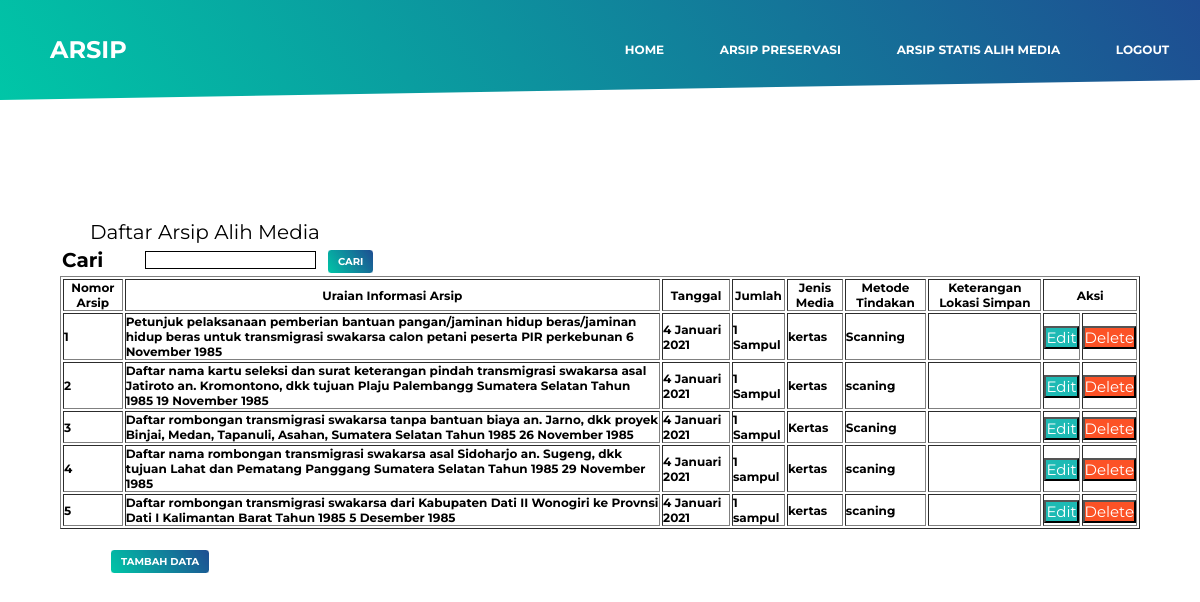
The page /arsip_statis/tampil_data.php on the database its author committed.
### tables this page shows
CREATE TABLE `arsip_statis` (
  `idarsip` int(5) NOT NULL,
  `no_arsip` int(5) NOT NULL,
  `uraian_statis` text NOT NULL,
  `tanggal_statis` varchar(255) NOT NULL,
  `jumlah_statis` varchar(25) NOT NULL,
  `jenis_media` varchar(25) NOT NULL,
  `metode_tindakan` varchar(25) NOT NULL,
  `lokasi_simpan` varchar(25) NOT NULL
);

### arsip_statis/tampil_data.php (the view, shortened to what this page needs)
<?php
	include "../koneksi.php";
?>
<!DOCTYPE html>
<html>
<head>
	<link rel="stylesheet" type="text/css" href="../css/style.css">
</head>
<body>
  <header class="site-headers">
    <nav>
      <div class="logo">
        <h1>ARSIP</h1>
      </div>
      <div class="menu_a">
        <ul>
           <li><a href="../dashboard.php">Home</a></li>
          <li><a href="../tampil_data.php">Arsip Preservasi</a></li>
          <li><a href="tampil_data.php">Arsip Statis Alih Media</a></li>
          <li><a href="../logout.php?logout-submit=logout">Logout</a></li>
        </ul>
      </div>
    </nav>
</header>
        <div id="batas">
 			<span id="text_a">Daftar Arsip Alih Media</span>
            	<?php
            		if (isset($_POST['search'])) {
							$searchKey = $_POST['search'];
							$sql = "SELECT * FROM arsip_statis where jenis_media like '%$searchKey%' or uraian_statis like '%$searchKey%' or no_arsip like '$searchKey'";
						}else{
							$sql = "SELECT * FROM arsip_statis";
						}
						$eksekusi = mysqli_query($koneksi,$sql);
            	?>
				<form action="" method="POST">
		            	<table width="50%">
			                    <td id="text_a">Cari</td>
			                    <td>
			                    	<input type="text" name="search" id="textbox">
			                    	<input type="submit" value="Cari" id="button_search">
			                    </td>
			            </table>
				</form>
	<div id="font">
		<table width="100%" border="1" collpadding = "10" collspacing ="0">
		<tr>
			<th>Nomor Arsip</th>
			<th>Uraian Informasi Arsip</th>
			<th>Tanggal</th>
			<th>Jumlah</th>
			<th>Jenis Media</th>
			<th>Metode Tindakan</th>
			<th>Keterangan Lokasi Simpan</th>
			<th colspan="2">Aksi</th>
		</tr>
		<tbody>
		<?php
			while ($tampilkan = mysqli_fetch_assoc($eksekusi)) {
		?>
				<tr>
					<td id="font"><?php echo $tampilkan['no_arsip'];?></td>
					<td id="font"><?php echo $tampilkan['uraian_statis']; ?></td>
					<td id="font"><?php echo $tampilkan['tanggal_statis']; ?></td>
					<td id="font"><?php echo $tampilkan['jumlah_statis']; ?></td>
					<td id="font"><?php echo $tampilkan['jenis_media']; ?></td>
					<td id="font"><?php echo $tampilkan['metode_tindakan']; ?></td>
					<td id="font"><?php echo $tampilkan['lokasi_simpan']; ?></td>
					<td><button id="btn_edit" onclick="location.href='edit_arsip.php?idarsip=<?php echo $tampilkan['idarsip']; ?>'">Edit</button></td>
					<td><button id="btn_delete" onclick="location.href='delete_arsip.php?idarsip=<?php echo $tampilkan ['idarsip']; ?>'">Delete</button></td>
				</tr>
		<?php
				}
		?>
		</tbody>
	</table>
</div>
	<a href="tambah_arsip.php"><input type="button" value="Tambah Data" id="button_a"></a>
</div>
</body>
</html>

### css/style.css (style rules this page uses)
* { margin: 0; padding: 0; box-sizing: border-box; font-family: 'Montserrat', sans-serif; }
.site-headers { width: 100% height:100vh; background: linear-gradient(57deg, #00c6a7, #1e4d92); clip-path: polygon(0% 0%, 100% 0%, 100% 80%, 0% 100%); }
nav { width: 100%; height: 100px; color: #fff; display: flex; }
.logo { width: 50%; height: 100px; }
.logo h1 { line-height: 100px; padding-left: 50px; }
td { font-size: 20px; color: black; font-weight: bold; align-content: center; }
#button_search { font-size: 10px; font-weight: bold; color: white; text-transform: uppercase; background: linear-gradient(57deg, #00c6a7, #1e4d92); border-radius: 4px; padding: 5px 10px; text-transform: uppercase; border: 1px solid; margin-left: 5px; }
.menu_a { width: 50%; height: 100px; }
.menu_a ul { width: 100%; height: 100px; display: flex; flex-direction: row; justify-content: space-around; align-items: center; }
.menu_a ul li { display: block; list-style: none; font-size: 12px; font-weight: bold; text-transform: uppercase; }
.menu_a ul li a { font-weight: bold; text-decoration: none; line-height: 2.8em; padding-right:.5em; color: white; }
#text_a { margin: 30px; color: black; font-size: 20px; }
#font { font-size: 12px; color: black; }
#button_a { font-size: 10px; font-weight: bold; color: white; text-transform: uppercase; background: linear-gradient(57deg, #00c6a7, #1e4d92); border-radius: 4px; padding: 5px 10px; text-transform: uppercase; border: 1px solid; margin-top: 20px; margin-left : 50px; }
#batas { margin: 20px; height: 300px; color: white; margin-top: 80px; padding: 40px; }
#textbox { border: 1px solid; }
#btn_edit { font-size: 15px; background: #1dbab4; color: white; }
#btn_delete { font-size: 15px; background: #fc5226; color: white; }

### rows shown on the page
arsip_statis: no_arsip "1", uraian_statis "Petunjuk pelaksanaan pemberian bantuan pangan/jaminan hidup beras/jaminan hidup beras untuk transmigrasi swakarsa calon petani peserta PIR perkebunan 6 November 1985", tanggal_statis "4 Januari 2021", jumlah_statis "1 Sampul", jenis_media "kertas", metode_tindakan "Scanning"
arsip_statis: no_arsip "2", uraian_statis "Daftar nama kartu seleksi dan surat keterangan pindah transmigrasi swakarsa asal Jatiroto an. Kromontono, dkk tujuan Plaju Palembangg Sumatera Selatan Tahun 1985 19 November 1985", tanggal_statis "4 Januari 2021", jumlah_statis "1 Sampul", jenis_media "kertas", metode_tindakan "scaning"
arsip_statis: no_arsip "3", uraian_statis "Daftar rombongan transmigrasi swakarsa tanpa bantuan biaya an. Jarno, dkk proyek Binjai, Medan, Tapanuli, Asahan, Sumatera Selatan Tahun 1985 26 November 1985", tanggal_statis "4 Januari 2021", jumlah_statis "1 Sampul", jenis_media "Kertas", metode_tindakan "Scaning"
arsip_statis: no_arsip "4", uraian_statis "Daftar nama rombongan transmigrasi swakarsa asal Sidoharjo an. Sugeng, dkk tujuan Lahat dan Pematang Panggang Sumatera Selatan Tahun 1985 29 November 1985", tanggal_statis "4 Januari 2021", jumlah_statis "1 sampul", jenis_media "kertas", metode_tindakan "scaning"
arsip_statis: no_arsip "5", uraian_statis "Daftar rombongan transmigrasi swakarsa dari Kabupaten Dati II Wonogiri ke Provnsi Dati I Kalimantan Barat Tahun 1985 5 Desember 1985", tanggal_statis "4 Januari 2021", jumlah_statis "1 sampul", jenis_media "kertas", metode_tindakan "scaning"
